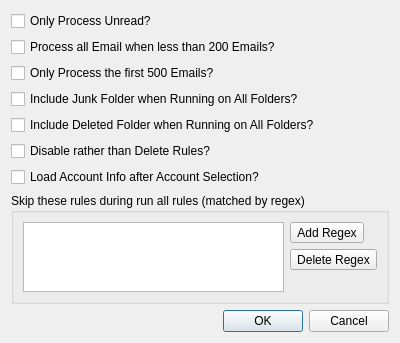
<?xml version="1.0" encoding="UTF-8"?>
<ui version="4.0">
 <class>CSettings</class>
 <widget class="QDialog" name="CSettings">
  <property name="geometry">
   <rect>
    <x>0</x>
    <y>0</y>
    <width>400</width>
    <height>297</height>
   </rect>
  </property>
  <property name="windowTitle">
   <string>Settings</string>
  </property>
  <layout class="QGridLayout" name="gridLayout_2">
   <item row="9" column="0">
    <widget class="QDialogButtonBox" name="buttonBox">
     <property name="orientation">
      <enum>Qt::Horizontal</enum>
     </property>
     <property name="standardButtons">
      <set>QDialogButtonBox::Cancel|QDialogButtonBox::Ok</set>
     </property>
    </widget>
   </item>
   <item row="4" column="0">
    <widget class="QCheckBox" name="includeDeletedFolderWhenRunningOnAllFolders">
     <property name="text">
      <string>Include Deleted Folder when Running on All Folders?</string>
     </property>
    </widget>
   </item>
   <item row="5" column="0">
    <widget class="QCheckBox" name="disableRatherThanDeleteRules">
     <property name="text">
      <string>Disable rather than Delete Rules?</string>
     </property>
    </widget>
   </item>
   <item row="7" column="0">
    <widget class="QGroupBox" name="groupBox">
     <property name="toolTip">
      <string>&lt;html&gt;&lt;head/&gt;&lt;body&gt;&lt;p&gt;Each regular expression will be compared against the rule name. &lt;br/&gt;If you explicitly use ^ or $, then the regular expression must match the complete name.&lt;br/&gt;Otherwise, the regular expression will be treated as .*&amp;lt;regex&amp;gt;.* and match anywhere in the regular expression&lt;/p&gt;&lt;/body&gt;&lt;/html&gt;</string>
     </property>
     <property name="title">
      <string>Skip these rules during run all rules (matched by regex)</string>
     </property>
     <layout class="QGridLayout" name="gridLayout">
      <item row="0" column="1">
       <widget class="QToolButton" name="addRegex">
        <property name="text">
         <string>Add Regex</string>
        </property>
        <property name="icon">
         <iconset resource="MainWindow.qrc">
          <normaloff>:/resources/add.png</normaloff>:/resources/add.png</iconset>
        </property>
       </widget>
      </item>
      <item row="1" column="1">
       <widget class="QToolButton" name="delRegex">
        <property name="text">
         <string>Delete Regex</string>
        </property>
        <property name="icon">
         <iconset resource="MainWindow.qrc">
          <normaloff>:/resources/trash.png</normaloff>:/resources/trash.png</iconset>
        </property>
       </widget>
      </item>
      <item row="2" column="1">
       <spacer name="verticalSpacer_2">
        <property name="orientation">
         <enum>Qt::Vertical</enum>
        </property>
        <property name="sizeHint" stdset="0">
         <size>
          <width>20</width>
          <height>40</height>
         </size>
        </property>
       </spacer>
      </item>
      <item row="0" column="0" rowspan="3">
       <widget class="QListWidget" name="rulesToSkip"/>
      </item>
     </layout>
    </widget>
   </item>
   <item row="2" column="0">
    <widget class="QCheckBox" name="onlyProcessTheFirst500Emails">
     <property name="text">
      <string>Only Process the first 500 Emails?</string>
     </property>
    </widget>
   </item>
   <item row="0" column="0">
    <widget class="QCheckBox" name="includeJunkFolderWhenRunningOnAllFolders">
     <property name="text">
      <string>Only Process Unread?</string>
     </property>
    </widget>
   </item>
   <item row="3" column="0">
    <widget class="QCheckBox" name="onlyProcessUnread">
     <property name="text">
      <string>Include Junk Folder when Running on All Folders?</string>
     </property>
    </widget>
   </item>
   <item row="8" column="0">
    <spacer name="verticalSpacer">
     <property name="orientation">
      <enum>Qt::Vertical</enum>
     </property>
     <property name="sizeHint" stdset="0">
      <size>
       <width>20</width>
       <height>22</height>
      </size>
     </property>
    </spacer>
   </item>
   <item row="1" column="0">
    <widget class="QCheckBox" name="processAllEmailWhenLessThan200Emails">
     <property name="text">
      <string>Process all Email when less than 200 Emails?</string>
     </property>
    </widget>
   </item>
   <item row="6" column="0">
    <widget class="QCheckBox" name="loadAccountInfo">
     <property name="text">
      <string>Load Account Info after Account Selection?</string>
     </property>
    </widget>
   </item>
  </layout>
 </widget>
 <tabstops>
  <tabstop>includeJunkFolderWhenRunningOnAllFolders</tabstop>
  <tabstop>processAllEmailWhenLessThan200Emails</tabstop>
  <tabstop>onlyProcessTheFirst500Emails</tabstop>
  <tabstop>onlyProcessUnread</tabstop>
  <tabstop>includeDeletedFolderWhenRunningOnAllFolders</tabstop>
  <tabstop>disableRatherThanDeleteRules</tabstop>
  <tabstop>loadAccountInfo</tabstop>
  <tabstop>rulesToSkip</tabstop>
  <tabstop>addRegex</tabstop>
  <tabstop>delRegex</tabstop>
 </tabstops>
 <resources>
  <include location="MainWindow.qrc"/>
 </resources>
 <connections>
  <connection>
   <sender>buttonBox</sender>
   <signal>accepted()</signal>
   <receiver>CSettings</receiver>
   <slot>accept()</slot>
   <hints>
    <hint type="sourcelabel">
     <x>248</x>
     <y>254</y>
    </hint>
    <hint type="destinationlabel">
     <x>157</x>
     <y>274</y>
    </hint>
   </hints>
  </connection>
  <connection>
   <sender>buttonBox</sender>
   <signal>rejected()</signal>
   <receiver>CSettings</receiver>
   <slot>reject()</slot>
   <hints>
    <hint type="sourcelabel">
     <x>316</x>
     <y>260</y>
    </hint>
    <hint type="destinationlabel">
     <x>286</x>
     <y>274</y>
    </hint>
   </hints>
  </connection>
 </connections>
</ui>
